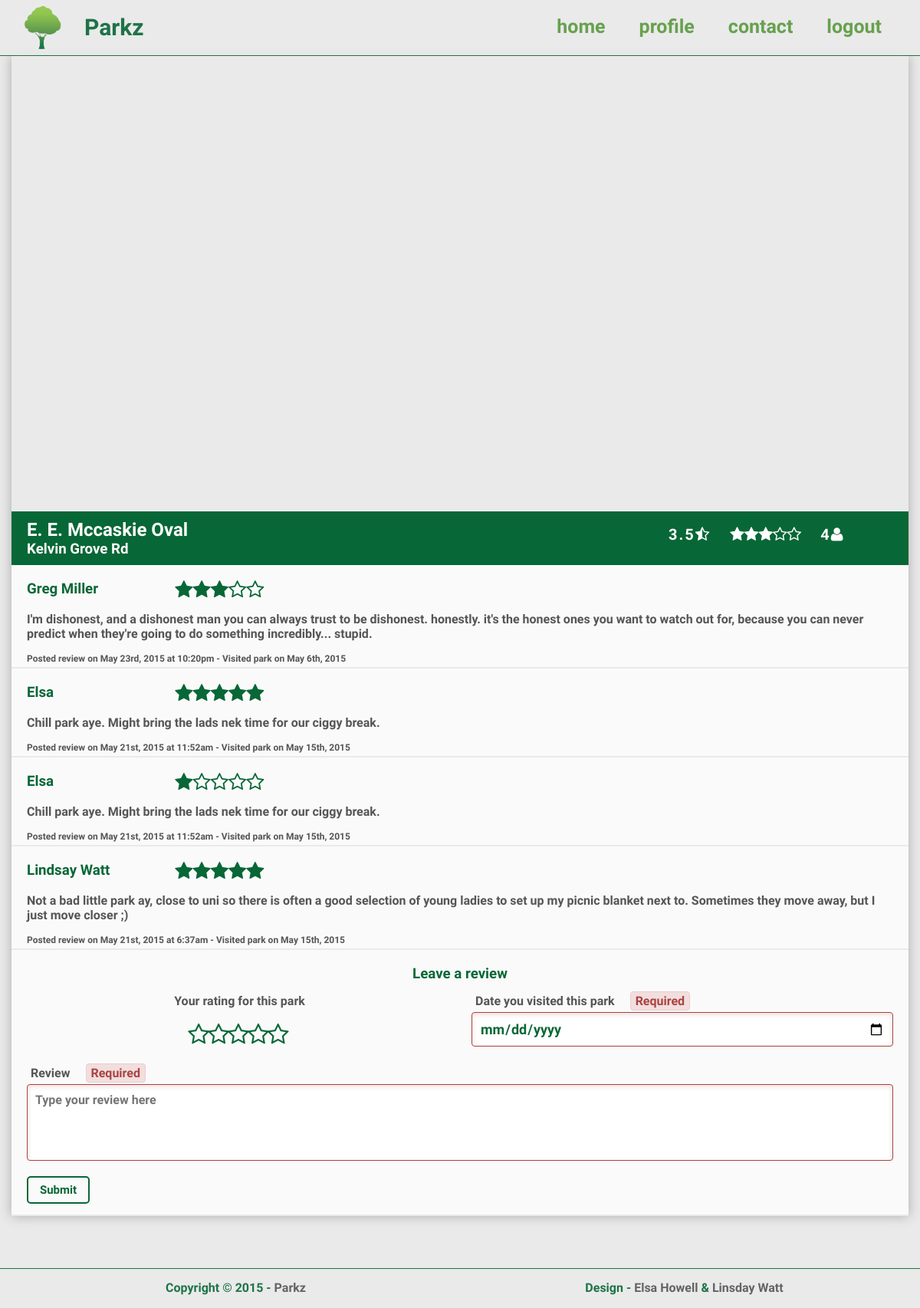
The app's page /park.php?id=614 (signed in) with its own data.
### tables this page shows
CREATE TABLE `parkz` (
  `id` int(11) NOT NULL AUTO_INCREMENT,
  `park_code` varchar(5) NOT NULL,
  `name` varchar(80) NOT NULL,
  `street` varchar(80) NOT NULL,
  `suburb` varchar(80) NOT NULL,
  `easting` varchar(45) NOT NULL,
  `northing` varchar(45) NOT NULL,
  `lat` double(15,11) NOT NULL,
  `lon` double(15,11) NOT NULL,
  PRIMARY KEY (`id`)
);

CREATE TABLE `reviews` (
  `id` int(11) NOT NULL AUTO_INCREMENT,
  `park_id` int(11) NOT NULL,
  `user_id` int(11) NOT NULL,
  `rating` int(11) NOT NULL,
  `review_text` varchar(1000) NOT NULL,
  `review_date` timestamp NOT NULL DEFAULT CURRENT_TIMESTAMP ON UPDATE CURRENT_TIMESTAMP,
  `date_visited` timestamp NOT NULL DEFAULT '0000-00-00 00:00:00',
  PRIMARY KEY (`id`),
  KEY `park_id_idx` (`park_id`),
  KEY `user_id_idx` (`user_id`),
  CONSTRAINT `park_id` FOREIGN KEY (`park_id`) REFERENCES `parkz` (`id`) ON DELETE CASCADE ON UPDATE CASCADE,
  CONSTRAINT `user_id` FOREIGN KEY (`user_id`) REFERENCES `users` (`id`) ON DELETE CASCADE ON UPDATE CASCADE
);

CREATE TABLE `users` (
  `id` int(11) NOT NULL AUTO_INCREMENT,
  `username` varchar(60) NOT NULL,
  `email` varchar(60) NOT NULL,
  `password` varchar(64) NOT NULL,
  `name` varchar(60) NOT NULL,
  `date_created` timestamp NOT NULL DEFAULT CURRENT_TIMESTAMP,
  `gender` varchar(10) NOT NULL,
  `salt` varchar(64) NOT NULL,
  `admin` tinyint(1) NOT NULL DEFAULT '0',
  PRIMARY KEY (`id`)
);

### include/database_library.php (called while the page is built, shortened)
<?php
	function getParkDetails($db, $park_id) {
		try {
			$stmt = $db->prepare(PARK_DETAILS_QUERY);
			$stmt->execute(array(':id' => $park_id));
			$park = $stmt->fetch(PDO::FETCH_OBJ);
			return $park;
		} catch (PDOException $ex) {
			return ERROR;
		}
	}
	function getParkReviews($db, $park_id) {
		try {
			$stmt = $db->prepare(PARK_REVIEWS_QUERY);
			$stmt->execute(array(':id' => $park_id));
			$reviews = $stmt->fetchAll();
			return $reviews;
		} catch (PDOException $ex) {
			return ERROR;
		}
	}
	function userAlreadyReviewed($db, $user_id, $park_id) {
		try {
			$stmt = $db->prepare(CHECK_USER_ALREADY_REVIEWED_QUERY);
			$stmt->execute(array(':user_id' => $user_id, ':park_id' => $park_id));
			return (count($stmt->fetchAll()) > 0);
		} catch (PDOException $ex) {
			return ERROR;
		}
	}
?>

### park.php (the view, shortened to what this page needs)
<?php
	include 'include/include.php';
	include 'include/database_connection.php';
	include 'include/database_library.php';
	if (exists('id', $_REQUEST)) {
		$park_id = $_REQUEST['id'];
	} else {
		echo "no park id requested";
		exit();
	}
	$logged_in = isset($_SESSION['logged-in']);
	$already_reviewed = false;
	if ($logged_in) {
		$user_id = $_SESSION['user_id'];
		$already_reviewed = userAlreadyReviewed($db, $user_id, $_REQUEST['id']);
	}
	$park = getParkDetails($db, $park_id);
	$park_name = ucwords(strtolower($park->name));
	$park_street = ucwords(strtolower($park->street));
	$reviews = getParkReviews($db, $park_id);
	if ($reviews === ERROR || count($reviews) == 0) {
		$num_reviews = 0;
	} else {
		$num_reviews = count($reviews);
	}
	$park_average = 0;
	if ($num_reviews > 0) {
		$sum = 0;
		foreach ($reviews as $review) {
			$sum += $review['rating'];
		}
		$park_average = round($sum / $num_reviews, 1);
	}
?>
<!DOCTYPE html>
<html>
<?php
	include 'include/header.php';
?>
<body>
	<?php
		include 'include/nav_bar.php';
	?>
	<section id="park-details-section">
		<div class="container">
			<div id="map-canvas"></div>
			<div class="detail-head">
				<div class="row">
					<div class="col-xs-12 col-md-8">
						<h2><?php echo $park_name ?></h2>
						<h3><?php echo $park_street ?></h3>
					</div>
					<div class="col-xs-12 col-md-4">
						<div class="park-rating" title="Average Rating: <?php echo $park_average ?>">
							<span><?php echo $park_average ?><i class='fa fa-star-half-o'></i></span>
								 <?php echo make_rating_stars($park_average) ?>
							<span><?php echo $num_reviews ?><i class='fa fa-user'></i></span>
						</div>
					</div>
				</div>
			</div>
			<div class="row">
			<?php
				if ($num_reviews > 0) {
					foreach ($reviews as $review) {
			?>
						<div class="col-xs-12">
							<div class="review">
								<div class="row">
									<div class="col-xs-6 col-sm-3 col-md-2">
										<h3><?php echo $review['name'] ?></h3>
									</div>
									<div class="col-xs-6 col-sm-3 col-md-2">
										<div class="review-rating" title="Rating: <?php echo $review['rating'] ?>">
											<?php echo make_rating_stars($review['rating']); ?>
										</div>
									</div>
									<div class="col-xs-12 review-text">
										<p><?php echo $review['review_text'] ?></p>
									</div>
									<div class="col-xs-12 review-date">
										<span>
											<?php
												echo "Posted review on " . date('M jS, Y \a\t g:ia', strtotime($review['review_date']));
												echo " - Visited park on " . date('M jS, Y', strtotime($review['date_visited']));
										 	?>
										</span>
									</div>
								</div>
							</div>
						</div>
			<?php
					}
				}
				if ($logged_in) {
					if (!$already_reviewed) {
			?>
						<div class="col-xs-12">
							<div class="review">
								<form id="review-form" method="post" action="park.php" onsubmit="return addExtraData()" novalidate>
									<div class="row">
										<div class="col-xs-12 center">
											<h3>Leave a review</h3>
										</div>
										<div class="col-xs-12 col-sm-6 center">
											<label>Your rating for this park</label>
											<div class="review-rating" id="rating-stars" title="Enter a rating">
												<?php echo make_rating_stars(prefillRating('review-rating')); ?>
											</div>
										</div>
										<div class="col-xs-12 col-sm-6">
											<label>Date you visited this park</label><span class="status" id="review-date-visited-status"></span>
											<input type="date" name="review-date-visited" id="review-date" value="<?php prefill("review-date-visited") ?>" data-validation="req regex:date">
										</div>
										<div class="col-xs-12">
											<label>Review</label><span class="status" id="review-text-status"></span>
											<textarea id="review-text" name="review-text" placeholder="Type your review here" data-validation="req len:0-1000"><?php prefill("review-text") ?></textarea>
											<button id="review-button" class="submit" type="submit">Submit</button>
										</div>
									</div>
								</form>
							</div>
						</div>
			<?php
					}
				}
			?>
			</div>
		</div>
	</section>
	<?php
		include 'include/footer.php';
	?>
</body>
</html>

### include/include.php (shortened to what this page needs)
<?php
	function exists($name, $array) {
		return (isset($array[$name]) && !empty($array[$name]));
	}
	function prefill($name) {
		echo (exists($name, $_POST) ? htmlspecialchars($_POST[$name]) : '');
	}
	function make_rating_stars($n) {
		$s = "";
		for ($i=1; $i <= 5; $i++) {
			if ($i <= $n) {
				$s .= "<i class='fa fa-star' id='$i'></i>";
			} else {
				$s .= "<i class='fa fa-star-o' id='$i'></i>";
			}
		}
		return $s;
	}
?>

### records on screen
parkz: name "E. E. Mccaskie Oval", street "Kelvin Grove Rd"
reviews: user.name "Greg Miller", rating 3 (drawn), review_text "I'm dishonest, and a dishonest man you can always trust to be dishonest. honestly. it's the honest ones you want to watch out for, because you can never predict when they're going to do something incredibly... stupid.", review_date "May 23rd, 2015 at 10:20pm", date_visited "May 6th, 2015"
reviews: user.name "Elsa", rating 5 (drawn), review_text "Chill park aye. Might bring the lads nek time for our ciggy break.", review_date "May 21st, 2015 at 11:52am", date_visited "May 15th, 2015"
reviews: user.name "Elsa", rating 1 (drawn), review_text "Chill park aye. Might bring the lads nek time for our ciggy break.", review_date "May 21st, 2015 at 11:52am", date_visited "May 15th, 2015"
reviews: user.name "Lindsay Watt", rating 5 (drawn), review_text "Not a bad little park ay, close to uni so there is often a good selection of young ladies to set up my picnic blanket next to. Sometimes they move away, but I just move closer ;)", review_date "May 21st, 2015 at 6:37am", date_visited "May 15th, 2015"

### other values on screen
$park_average "3.5"
$num_reviews "4"
